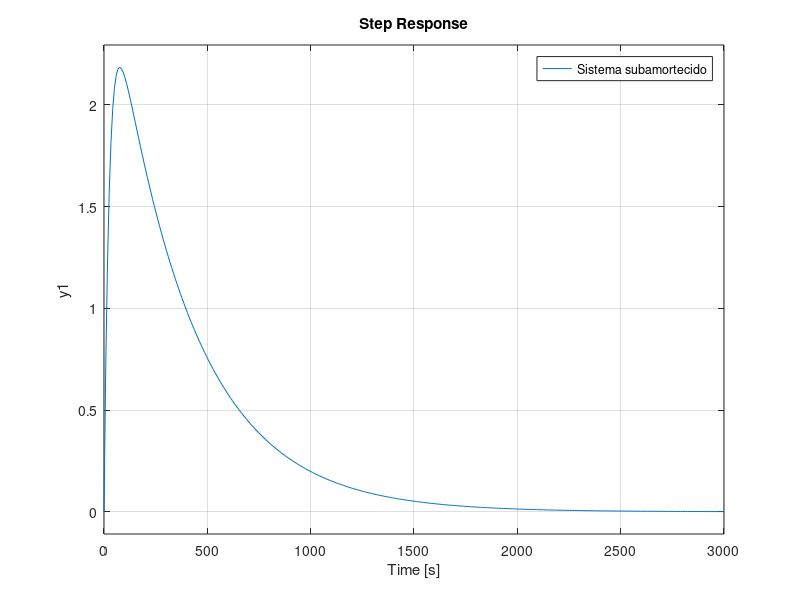

This figure's MATLAB source:
%% Para limpar o que tinha antes no workspace
clc
clear;
close all;
%% Dados do enunciado
A = 10;
C = 10^-3;
G = 10; 
Heq = 5;
Meq = 4;



%% Resolução
Ueq  = sqrt((Meq)/(C*sqrt(2*G*Heq)));
K1 = (-4*Heq)/Ueq;
p = Meq/(2*A*Heq);
K2 = (2 * Heq)/Meq;
%Sistema subamortecido
KI = 1;
Gclr = tf([K2*p 0], [1 p -KI*K1*p]);
step(Gclr)
Max1=max(step(Gclr));
wn1 = sqrt(-p*K1*KI);
amort1 = p/(2*wn1);
grid()
hold()
%Sistema criticamente amortecido
KI = 1/100;
Gclr = tf([K2*p 0], [1 p -KI*K1*p]);
step(Gclr)
Max2=max(step(Gclr));
wn2 = sqrt(-p*K1*KI);
amort2 = p/(2*wn2);
%Sistema sobreamortecido
KI = 1/400;
Gclr = tf([K2*p 0], [1 p -KI*K1*p]);
step(Gclr)
Max3=max(step(Gclr));
wn3 = sqrt(-p*K1*KI);
amort3 = p/(2*wn3);
legend('Sistema subamortecido','Sistema criticamente amortecido','Sistema sobreamortecido')
fprintf("Máximo para:\nKI = 1:\t %f\nKI = 0.01: \t %f\nKI = 0.0025:\t %f\n", Max1, Max2, Max3)
fprintf("Frequência natural para:\nKI = 1:\t %f\nKI = 0.01: \t %f\nKI = 0.0025:\t %f\n", wn1(1), wn2(1), wn3(1))
fprintf("Coeficiente de amortecimento para:\nKI = 1:\t %f\nKI = 0.01: \t %f\nKI = 0.0025:\t %f\n", amort1(1), amort2(1), amort3(1))